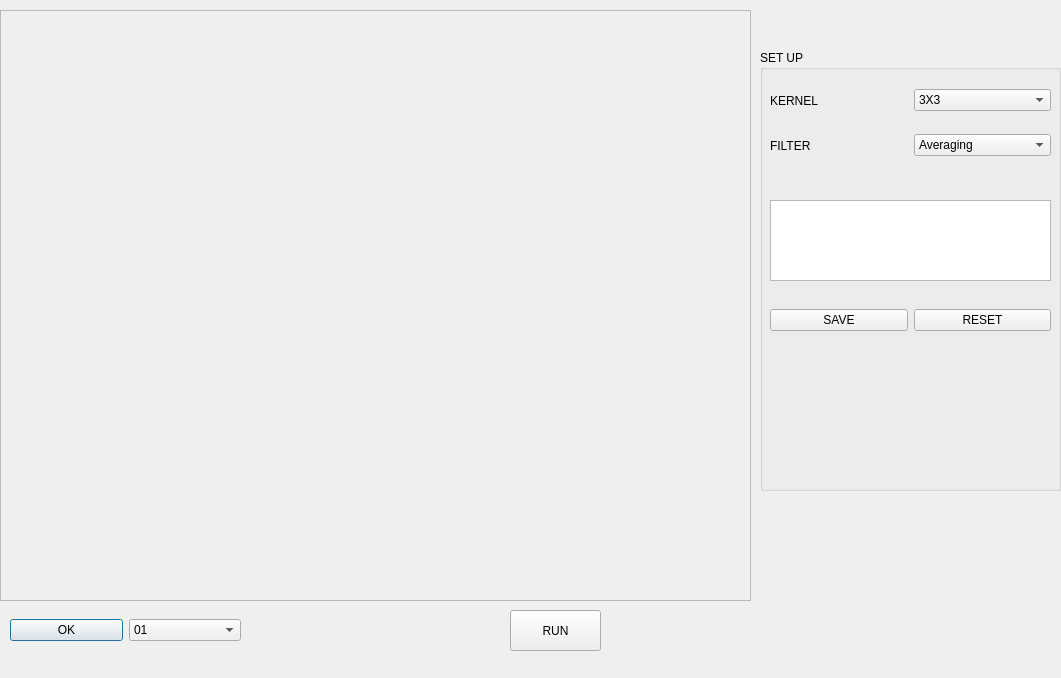
<?xml version="1.0" encoding="UTF-8"?>
<ui version="4.0">
 <class>Detection_QR_code_Dialog</class>
 <widget class="QDialog" name="Detection_QR_code_Dialog">
  <property name="geometry">
   <rect>
    <x>0</x>
    <y>0</y>
    <width>1061</width>
    <height>678</height>
   </rect>
  </property>
  <property name="windowTitle">
   <string>Dialog</string>
  </property>
  <widget class="QScrollArea" name="scrollArea">
   <property name="geometry">
    <rect>
     <x>0</x>
     <y>10</y>
     <width>751</width>
     <height>591</height>
    </rect>
   </property>
   <property name="widgetResizable">
    <bool>true</bool>
   </property>
   <widget class="QWidget" name="scrollAreaWidgetContents">
    <property name="geometry">
     <rect>
      <x>0</x>
      <y>0</y>
      <width>749</width>
      <height>589</height>
     </rect>
    </property>
   </widget>
  </widget>
  <widget class="QWidget" name="horizontalLayoutWidget">
   <property name="geometry">
    <rect>
     <x>10</x>
     <y>610</y>
     <width>231</width>
     <height>41</height>
    </rect>
   </property>
   <layout class="QHBoxLayout" name="horizontalLayout">
    <item>
     <widget class="QPushButton" name="detection_QR_OK_pushButton">
      <property name="text">
       <string>OK</string>
      </property>
     </widget>
    </item>
    <item>
     <widget class="QComboBox" name="detection_QR_img_comboBox">
      <item>
       <property name="text">
        <string>01</string>
       </property>
      </item>
      <item>
       <property name="text">
        <string>02</string>
       </property>
      </item>
      <item>
       <property name="text">
        <string>03</string>
       </property>
      </item>
      <item>
       <property name="text">
        <string>04</string>
       </property>
      </item>
      <item>
       <property name="text">
        <string>05</string>
       </property>
      </item>
      <item>
       <property name="text">
        <string>06</string>
       </property>
      </item>
     </widget>
    </item>
   </layout>
  </widget>
  <widget class="QPushButton" name="pushButton">
   <property name="geometry">
    <rect>
     <x>510</x>
     <y>610</y>
     <width>91</width>
     <height>41</height>
    </rect>
   </property>
   <property name="text">
    <string>RUN</string>
   </property>
  </widget>
  <widget class="QGroupBox" name="groupBox">
   <property name="geometry">
    <rect>
     <x>760</x>
     <y>50</y>
     <width>301</width>
     <height>441</height>
    </rect>
   </property>
   <property name="title">
    <string>SET UP</string>
   </property>
   <widget class="QWidget" name="horizontalLayoutWidget_2">
    <property name="geometry">
     <rect>
      <x>10</x>
      <y>30</y>
      <width>281</width>
      <height>41</height>
     </rect>
    </property>
    <layout class="QHBoxLayout" name="horizontalLayout_2">
     <item>
      <widget class="QLabel" name="label">
       <property name="text">
        <string>KERNEL</string>
       </property>
      </widget>
     </item>
     <item>
      <widget class="QComboBox" name="Detection_QR_Kernel_comboBox">
       <item>
        <property name="text">
         <string>3X3</string>
        </property>
       </item>
       <item>
        <property name="text">
         <string>5X5</string>
        </property>
       </item>
       <item>
        <property name="text">
         <string>7X7</string>
        </property>
       </item>
       <item>
        <property name="text">
         <string>11X11</string>
        </property>
       </item>
       <item>
        <property name="text">
         <string>13x13</string>
        </property>
       </item>
      </widget>
     </item>
    </layout>
   </widget>
   <widget class="QWidget" name="horizontalLayoutWidget_3">
    <property name="geometry">
     <rect>
      <x>10</x>
      <y>80</y>
      <width>281</width>
      <height>31</height>
     </rect>
    </property>
    <layout class="QHBoxLayout" name="horizontalLayout_3">
     <item>
      <widget class="QLabel" name="label_2">
       <property name="text">
        <string>FILTER</string>
       </property>
      </widget>
     </item>
     <item>
      <widget class="QComboBox" name="Detection_QR_Filter_comboBox">
       <item>
        <property name="text">
         <string>Averaging</string>
        </property>
       </item>
       <item>
        <property name="text">
         <string>Gaussian Filtering</string>
        </property>
       </item>
       <item>
        <property name="text">
         <string>Median Filtering</string>
        </property>
       </item>
      </widget>
     </item>
    </layout>
   </widget>
   <widget class="QTableWidget" name="Detection_bar_code_tableWidget">
    <property name="geometry">
     <rect>
      <x>10</x>
      <y>150</y>
      <width>281</width>
      <height>81</height>
     </rect>
    </property>
   </widget>
   <widget class="QWidget" name="horizontalLayoutWidget_4">
    <property name="geometry">
     <rect>
      <x>10</x>
      <y>250</y>
      <width>281</width>
      <height>41</height>
     </rect>
    </property>
    <layout class="QHBoxLayout" name="horizontalLayout_4">
     <item>
      <widget class="QPushButton" name="Detection_QR_code_SAVE_pushButton">
       <property name="text">
        <string>SAVE</string>
       </property>
      </widget>
     </item>
     <item>
      <widget class="QPushButton" name="Detection_QR_code_RESET_pushButton">
       <property name="text">
        <string>RESET</string>
       </property>
      </widget>
     </item>
    </layout>
   </widget>
  </widget>
 </widget>
 <resources/>
 <connections/>
</ui>
